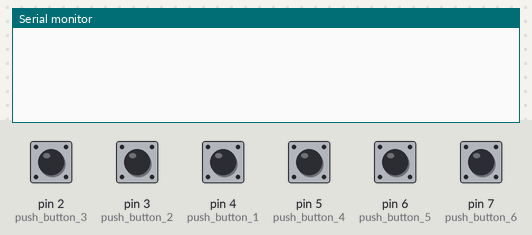
The sketch below on a simulated Arduino Leonardo, built with avr-gcc and run on an emulated ATmega32U4. Parts: the last lines printed to the serial monitor. The inputs (shaded band) are chosen by the test bench; at power-on: pin 2 (push_button_3), pin 3 (push_button_2), pin 4 (push_button_1), pin 5 (push_button_4), pin 6 (push_button_5), pin 7 (push_button_6) HIGH. USB keyboard and mouse output is not drawn.

Above: at 1.2 s.
1.3 s: pin 2 (push_button_3) pulled LOW for 0.15 s
At 1.9 s:
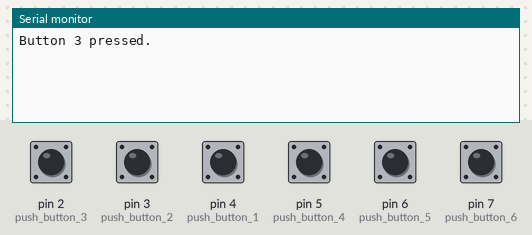
2.9 s: pin 3 (push_button_2) pulled LOW for 0.15 s
At 4.2 s:
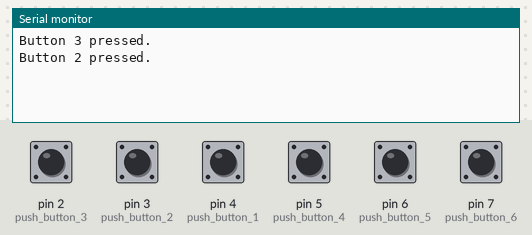
4.5 s: pin 4 (push_button_1) pulled LOW for 0.15 s
At 5.5 s:
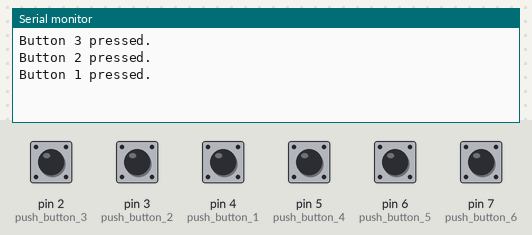
6.1 s: pin 5 (push_button_4) pulled LOW for 0.15 s
At 6.7 s:
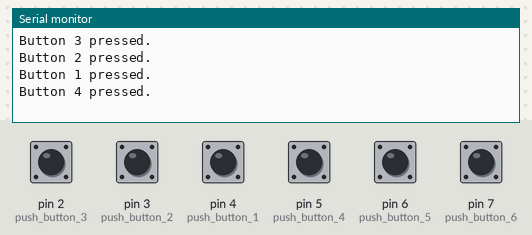
7.7 s: pin 6 (push_button_5) pulled LOW for 0.15 s
At 9.0 s:
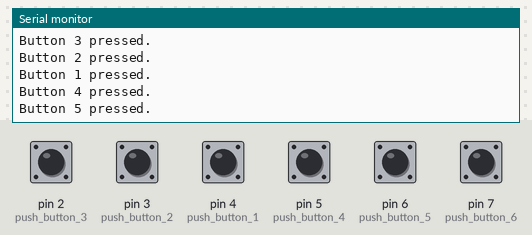
9.3 s: pin 7 (push_button_6) pulled LOW for 0.15 s
At 10.4 s:
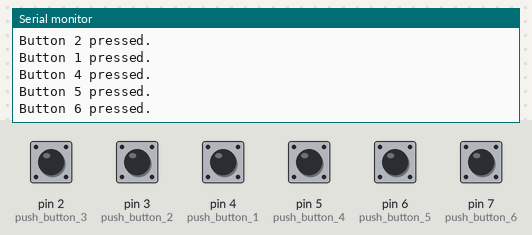
Timing chart, 0 to 11.9 s (numbered marks = the images above; inputs shaded):
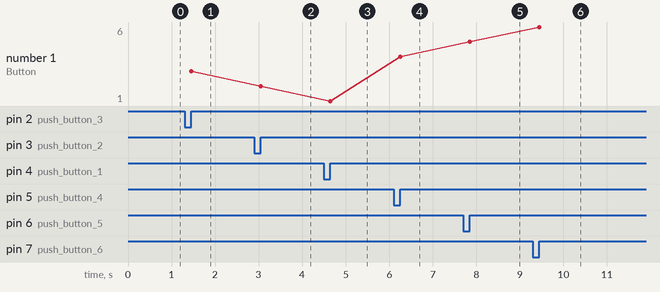

Measured:
- after the input at 1.3 s, the serial monitor: prints a new line after 0.15 s (image 1)
- after the input at 2.9 s, the serial monitor: prints a new line after 0.15 s (image 2)
- after the input at 4.5 s, the serial monitor: prints a new line after 0.15 s (image 3)
- after the input at 6.1 s, the serial monitor: prints a new line after 0.15 s (image 4)
- after the input at 7.7 s, the serial monitor: prints a new line after 0.15 s (image 5)
- after the input at 9.3 s, the serial monitor: prints a new line after 0.15 s (image 6)
- plotted number 1: 3 → 2 after the input at 2.9 s, 2 → 1 after the input at 4.5 s, 1 → 4 after the input at 6.1 s, 4 → 5 after the input at 7.7 s, 5 → 6 after the input at 9.3 s

The sketch:

MacroKeyboard_Firmware.ino
```cpp
 // Arduino Custom Macro Keyboard
 // By: Robert Sandoval
 //

#include <HID-Project.h>

// Pin Buttons
const int push_button_1 = 4;
const int push_button_2 = 3;
const int push_button_3 = 2;
const int push_button_4 = 5;
const int push_button_5 = 6;
const int push_button_6 = 7;

const int release_button_delay = 30;
const int debounce_delay = 50;

int pn_array[] = {
  push_button_1,
  push_button_2,
  push_button_3,
  push_button_4,
  push_button_5,
  push_button_6
  };

// Default binds
String bind_cfgs[3][6]= {
  {"#mprev", "#mplaypause", "#mnext", "#^+!F5", "#^+!F6", "#^+!F7"},
  {"#^+!F2", "#^+!F3", "#^+!F4", "#mprev", "#mplaypause", "#mnext"},
  {"#^+!F2", "#^+!F3", "#^+!F4", "#^+!F5", "#^+!F6", "#^+!F7"}
};

int btn_config = 0;

boolean newData = false;
const byte numChars = 15;
char receivedChars[numChars];

bool wait_response = false;
int key_rebind = 0;

void setup() {
  pinMode(push_button_1, INPUT_PULLUP);
  pinMode(push_button_2, INPUT_PULLUP);
  pinMode(push_button_3, INPUT_PULLUP);
  pinMode(push_button_4, INPUT_PULLUP);
  pinMode(push_button_5, INPUT_PULLUP);
  pinMode(push_button_6, INPUT_PULLUP);

  Serial.begin(9600);
}

// Receiving incoming data
void recv_incoming_data() {
    static boolean recvInProgress = false;
    static byte ndx = 0;
    char startMarker = '#';
    char endMarker = '>';
    char rc;

    while (Serial.available() > 0 && newData == false) {
        rc = Serial.read();

        if (recvInProgress == true) {
            if (rc != endMarker) {
                receivedChars[ndx] = rc;
                ndx++;
                if (ndx >= numChars) {
                    ndx = numChars - 1;
                }
            }
            else {
                receivedChars[ndx] = '\0'; // terminate the string
                recvInProgress = false;
                ndx = 0;
                newData = true;
            }
        }
        else if (rc == startMarker) {
            recvInProgress = true;
        }
    }
}

void loop() {
  String cmd;
  recv_incoming_data();
  if(newData) {
    cmd = receivedChars;
    newData = false;
  }

  if(wait_response) {
    cmd = cmd.substring(1);
    rebind_key(key_rebind);
    return;
  }

  if (cmd == "cfg1") {
    btn_config = 0;
    return;
  } else if (cmd == "cfg2") {
    btn_config = 1;
    return;
  } else if (cmd == "cfg3") {
    btn_config = 2;
    return;
    // Get just the binds for the current config you're on
  } else if(cmd == "gcfg") {
    get_current_binds(btn_config);
    return;
    // Print all configs
  } else if(cmd == "pcfg") {
    print_cfg();
    return;
    // Get current config integer
  } else if(cmd == "bcfg") {
    Serial.println("C:" + (String)btn_config);
    return;
  }

  if (cmd == "rbd1") {
    wait_response = true;
    key_rebind = 1;
    return;
  } else if(cmd == "rbd2") {
    wait_response = true;
    key_rebind = 2;
    return;
  } else if(cmd == "rbd3") {
    wait_response = true;
    key_rebind = 3;
    return;
  } else if(cmd == "rbd4") {
    wait_response = true;
    key_rebind = 4;
    return;
  } else if(cmd == "rbd5") {
    wait_response = true;
    key_rebind = 5;
    return;
  } else if(cmd == "rbd6") {
    wait_response = true;
    key_rebind = 6;
    return;
  }

  if(cmd == "test") {
    Serial.println("Reading binds...");
    String bind = "";
    bool binding = true;
    while(binding) {
      Serial.println("Waiting for bindings...");
      if(Serial.available() > 0) {
        while(Serial.available() > 0) {
          bind += char(Serial.read());
        }
        if(bind.length() > 0) {
          binding = false;
        }
        delay(500);
      }
    }
    Serial.println(bind);
    execute_bind(bind);
    return;
  }

  if (!digitalRead(push_button_1) || cmd.equals("bton")) {
    delay(debounce_delay);
    if(digitalRead(push_button_1) || cmd.equals("bton")) {
      button_one();
      return;
    }
  }

  if (!digitalRead(push_button_2) || cmd.equals("bttw")) {
    delay(debounce_delay);
    if(digitalRead(push_button_2) || cmd.equals("bttw")) {
      button_two();
      return;
    }
  }

  if (!digitalRead(push_button_3) || cmd.equals("bttr")) {
    delay(debounce_delay);
    if(digitalRead(push_button_3) || cmd.equals("bttr")) {
      button_three();
      return;
    }
  }

  if (!digitalRead(push_button_4) || cmd.equals("btfr")) {
    delay(debounce_delay);
    if (digitalRead(push_button_4) || cmd.equals("btfr")) {
      button_four();
      return;
    }
  }

  if (!digitalRead(push_button_5) || cmd.equals("btfv")) {
    delay(debounce_delay);
    if (digitalRead(push_button_5) || cmd.equals("btfv")) {
      button_five();
      return;
    }
  }

  if (!digitalRead(push_button_6) || cmd.equals("btsx")) {
    delay(debounce_delay);
    if (digitalRead(push_button_6) || cmd.equals("btsx")) {
      button_six();
      return;
    }
  }
}

void rebind_key(int key) {
  bool binding = true;
  while(binding) {
      Serial.println("Waiting for bindings");
      String bind = "";
      if(Serial.available() > 0) {
        while(Serial.available() > 0) {
          bind += char(Serial.read());
        }
      }

      if(bind.length() > 0) {
        binding = false;
        bind.trim();
        bind_cfgs[btn_config][key-1] = bind;
        //Serial.println(bind);
        Serial.println("Binded " + bind + " to " + key + " on Config " + btn_config);
        //print_cfg();
        break;
      }
      delay(500);
  }
  wait_response = false;
}

void print_cfg() {
  Serial.print("<");
  for(int x = 0; x < 3; x++) {
    for(int y = 0; y < 6; y++) {
      if(y != 5) {
        Serial.print(bind_cfgs[x][y] + ",");
      } else {
        Serial.print(bind_cfgs[x][y]);
      }
    }
  }
  Serial.print(">\n");
}

void get_current_binds(int bind) {
  String prt_bind[6];
  for (int i = 0; i < 6; i++) {
    prt_bind[i] = bind_cfgs[btn_config][i];
  }
  Serial.print("<");
  for(int i = 0; i < 6; i++) {
    if(i != 5) {
      Serial.print(prt_bind[i] + ",");
    } else {
      Serial.print(prt_bind[i]);
    }
  }
  Serial.print(">\n");
}

void execute_bind(String bind) {
  bool ctrl_bind = false;
  bool alt_bind = false;
  bool shift_bind = false;

  bool func_bind = false;
  String key = "";

  bind = bind.substring(1);

  // Read binds
  for(int i = 0; i < bind.length(); i++) {
    if(String(bind[i]).equals("m")) {
      break;
    }

    if(String(bind[i]).equals("^")) {
      ctrl_bind = true;
      continue;
    }

    if(String(bind[i]).equals("!")) {
      alt_bind = true;
      continue;
    }

    if(String(bind[i]).equals("+")) {
      shift_bind = true;
      continue;
    }

    if(isAlpha(bind[i]) && String(bind[i]).equals("F")) {
      func_bind = true;
    }
    key+=bind[i];
  }

  bind.trim();
  key.trim();

  // Execute Binds
  if(bind.equals("mprev")) {
    Consumer.begin();
    Consumer.write(MEDIA_PREVIOUS);
    delay(release_button_delay);
    Consumer.end();
    return;
  } else if(bind.equals("mplaypause")) {
    Consumer.begin();
    Consumer.write(MEDIA_PLAY_PAUSE);
    delay(release_button_delay);
    Consumer.end();
    return;
  } else if(bind.equals("mnext")) {
    Consumer.begin();
    Consumer.write(MEDIA_NEXT);
    delay(release_button_delay);
    Consumer.end();
    return;
  }

  // Stop any function keys beyond 12
  if(func_bind) {
    key = key.substring(1);
    if(isDigit(key[0])) {
      if(String(key[0]).equals("0")) {
      }
    } else {
      return;
    }

    if(key.length() == 2) {
      if(!(isDigit(key[1]))) {
        return;
      }
      if(key[1] != '0' && key[1] != '1' && key[1] != '2') {
        return;
      }
    }

    if(key.length() > 2) {
      return;
    }
  }

  Keyboard.begin();

  if(ctrl_bind) {
    Keyboard.press(KEY_LEFT_CTRL);
  }

  if(alt_bind) {
    Keyboard.press(KEY_LEFT_ALT);
  }

  if(shift_bind) {
    Keyboard.press(KEY_LEFT_SHIFT);
  }

  if(func_bind) {
    if(key.equals("1")) {
      Keyboard.press(KEY_F1);
    }
    if(key.equals("2")) {
      Serial.println("F2");
      Keyboard.press(KEY_F2);
    }
    if(key.equals("3")) {
      Keyboard.press(KEY_F3);
    }
    if(key.equals("4")) {
      Keyboard.press(KEY_F4);
    }
    if(key.equals("5")) {
      Keyboard.press(KEY_F5);
    }
    if(key.equals("6")) {
      Keyboard.press(KEY_F6);
    }
    if(key.equals("7")) {
      Keyboard.press(KEY_F7);
    }
    if(key.equals("8")) {
      Keyboard.press(KEY_F8);
    }
    if(key.equals("9")) {
      Keyboard.press(KEY_F9);
    }
    if(key.equals("10")) {
      Keyboard.press(KEY_F10);
    }
    if(key.equals("11")) {
      Keyboard.press(KEY_F11);
    }
    if(key.equals("12")) {
      Keyboard.press(KEY_F12);
    }
  }

  if(key.length() == 1 && isAscii(key[0])) {
    Keyboard.write(key[0]);
  }

  delay(release_button_delay);
  Keyboard.releaseAll();
  Keyboard.end();
}

void button_one() {
  Serial.println("Button 1 pressed.");
  switch(btn_config) {
    case 0:
      execute_bind(String(bind_cfgs[0][0]));
      break;
    case 1:
      execute_bind(String(bind_cfgs[1][0]));
      break;
    case 2:
      execute_bind(String(bind_cfgs[2][0]));
      break;
  }
}

void button_two() {
  Serial.println("Button 2 pressed.");
    switch(btn_config) {
      case 0:
        execute_bind(String(bind_cfgs[0][1]));
        break;
      case 1:
        execute_bind(String(bind_cfgs[1][1]));
        break;
      case 2:
        execute_bind(String(bind_cfgs[2][1]));
        break;
    }
}

void button_three() {
  Serial.println("Button 3 pressed.");
    switch(btn_config) {
      case 0:
        execute_bind(String(bind_cfgs[0][2]));
        break;
      case 1:
        execute_bind(String(bind_cfgs[1][2]));
        break;
      case 2:
        execute_bind(String(bind_cfgs[2][2]));
        break;
    }
}

void button_four() {
  Serial.println("Button 4 pressed.");
    switch(btn_config) {
      case 0:
        execute_bind(String(bind_cfgs[0][3]));
        break;
      case 1:
        execute_bind(String(bind_cfgs[1][3]));
        break;
      case 2:
        execute_bind(String(bind_cfgs[2][3]));
        break;
    }
}

void button_five() {
  Serial.println("Button 5 pressed.");
    switch(btn_config) {
      case 0:
        execute_bind(String(bind_cfgs[0][4]));
        break;
      case 1:
        execute_bind(String(bind_cfgs[1][4]));
        break;
      case 2:
        execute_bind(String(bind_cfgs[2][4]));
        break;
    }
}

void button_six() {
  Serial.println("Button 6 pressed.");
    switch(btn_config) {
      case 0:
        execute_bind(String(bind_cfgs[0][5]));
        break;
      case 1:
        execute_bind(String(bind_cfgs[1][5]));
        break;
      case 2:
        execute_bind(String(bind_cfgs[2][5]));
        break;
    }
}
```
